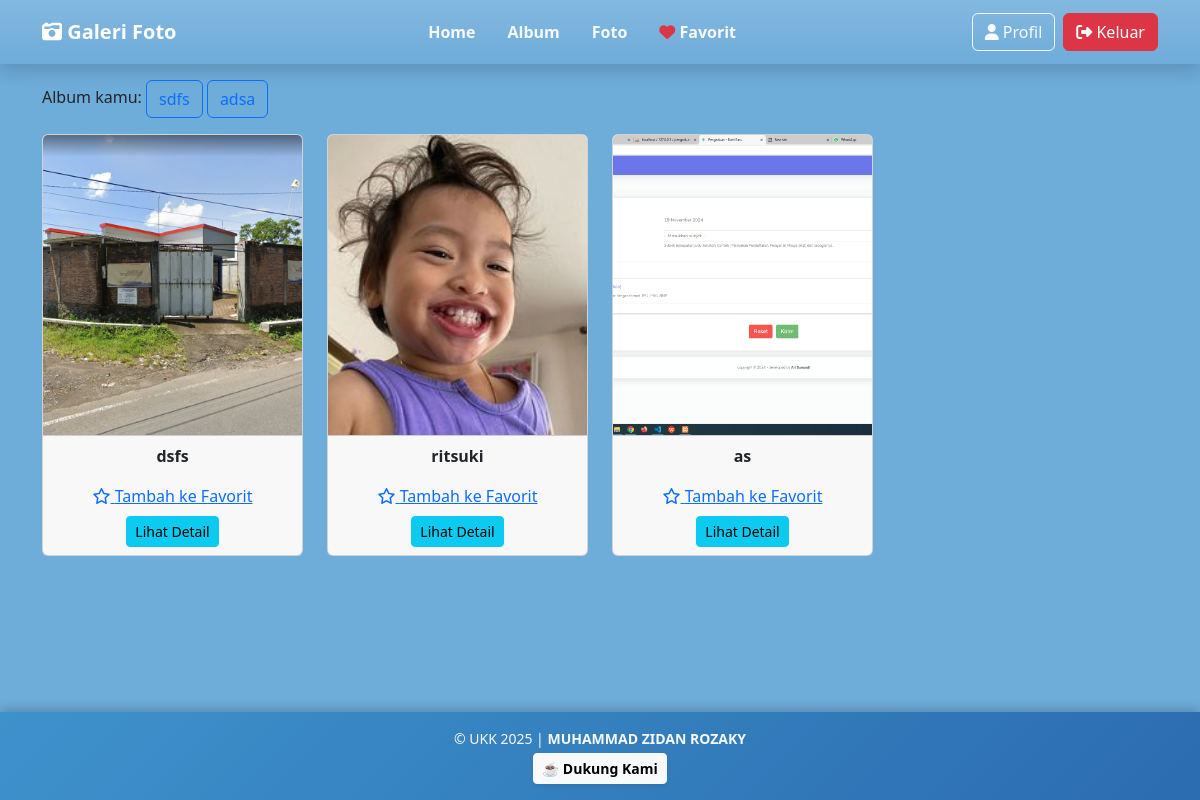
Page /admin/home.php (signed in) on the committed database.
### tables this page shows
CREATE TABLE `album` (
  `albumid` int(11) NOT NULL,
  `namaalbum` varchar(100) NOT NULL,
  `deskripsi` text NOT NULL,
  `tanggaldibuat` date NOT NULL,
  `userid` int(11) NOT NULL
);

CREATE TABLE `foto` (
  `fotoid` int(11) NOT NULL,
  `judulfoto` varchar(100) NOT NULL,
  `deskripsifoto` text NOT NULL,
  `tanggalunggah` date NOT NULL,
  `lokasifile` varchar(255) NOT NULL,
  `albumid` int(11) NOT NULL,
  `userid` int(11) NOT NULL
);

### admin/home.php (the view, shortened to what this page needs)
    <?php
    $userid = $_SESSION['userid'];
    include '../config/koneksi.php';
    $albumid = isset($_GET['albumid']) ? $_GET['albumid'] : '';
    $album_query = mysqli_query($koneksi, "SELECT * FROM album WHERE userid='$userid'");
    ?>
    <!DOCTYPE html>
    <html lang="en">
    <head>
        <link rel="stylesheet" type="text/css" href="../assets/css/bootstrap.min.css">
        <link rel="stylesheet" href="https://cdnjs.cloudflare.com/ajax/libs/font-awesome/6.6.0/css/all.min.css" />
    </head>
    <body>
    <nav class="navbar navbar-expand-lg navbar-dark bg-gradient shadow">
    <div class="container">
        <a class="navbar-brand fw-bold" href="index.php">
            <i class="fas fa-camera-retro"></i> Galeri Foto
        </a>
        <div class="collapse navbar-collapse" id="navbarNav">
            <ul class="navbar-nav mx-auto">
                <li class="nav-item">
                    <a class="nav-link text-light fw-semibold px-3" href="home.php">Home</a>
                </li>
                <li class="nav-item">
                    <a class="nav-link text-light fw-semibold px-3" href="album.php">Album</a>
                </li>
                <li class="nav-item">
                    <a class="nav-link text-light fw-semibold px-3" href="foto.php">Foto</a>
                </li>
                <li class="nav-item">
                    <a class="nav-link text-light fw-semibold px-3 active" href="favorit.php">
                        <i class="fas fa-heart text-danger"></i> Favorit
                    </a>
                </li>
            </ul>
            <div class="d-flex">
                <a href="profil.php" class="btn btn-outline-light me-2">
                    <i class="fas fa-user"></i> Profil
                </a>
                <a href="../config/aksi_logout.php" class="btn btn-danger" id="logout-btn">
                    <i class="fas fa-sign-out-alt"></i> Keluar
                </a>
            </div>
        </div>
    </div>
</nav>
    <div class="container mt-3">
    <div class="mb-3">
        Album kamu:
        <?php while ($row = mysqli_fetch_array($album_query)) { ?>
            <a href="home.php?albumid=<?php echo $row['albumid'] ?>" class="btn btn-outline-primary"> <?php echo $row['namaalbum'] ?> </a>
        <?php } ?>
    </div>
    <div class="row">
    <?php
    $foto_query = (!empty($albumid))
        ? mysqli_query($koneksi, "SELECT * FROM foto WHERE userid='$userid' AND albumid='$albumid'")
        : mysqli_query($koneksi, "SELECT * FROM foto WHERE userid='$userid'");
    while ($data = mysqli_fetch_array($foto_query)) {
    ?>
        <div class="col-md-3">
            <div class="card">
                <img src="../assets/img/<?php echo $data['lokasifile'] ?>" class="card-img-top" title="<?php echo $data['judulfoto'] ?>" style="width: 100%; height: 300px; object-fit: cover;">
                <div class="card-footer text-center">
                    <p class="fw-bold"><?php echo $data['judulfoto']; ?></p>
                    <?php
                    $fotoid = $data['fotoid'];
                    $ceksuka = mysqli_query($koneksi, "SELECT * FROM likefoto WHERE fotoid='$fotoid' AND userid='$userid'");
                    if (mysqli_num_rows($ceksuka) == 1) { ?>
                        <a href="../config/proses_like.php?fotoid=<?php echo $data['fotoid'] ?>&albumid=<?php echo $albumid ?>"><i class="fa fa-star text-warning"></i> Favorit</a>
                    <?php } else { ?>
                        <a href="../config/proses_like.php?fotoid=<?php echo $data['fotoid'] ?>&albumid=<?php echo $albumid ?>"><i class="fa-regular fa-star"></i> Tambah ke Favorit</a>
                    <?php } ?>
                    <br>
                    <a href="detail_foto_home.php?id=<?php echo $data['fotoid']; ?>" class="btn btn-sm btn-info mt-2">Lihat Detail</a>
                </div>
            </div>
        </div>
    <?php } ?>
</div>
<footer class="footer mt-4 py-3">
    <div class="text-center">
        <p class="mb-1 text-light">&copy; UKK 2025 | <strong>MUHAMMAD ZIDAN ROZAKY</strong></p>
        <a href="https://trakteer.id/akize" target="_blank" class="btn btn-light btn-sm shadow-sm">
            ☕ Dukung Kami
        </a>
    </div>
</footer>
    </body>
    </html>

### admin/home.php (style rules this page uses)
body { margin-bottom: 70px; background-color: #6EACDA; justify-content: center; }
.card-img-top { width: 100%; height: 300px; object-fit: cover; }
.navbar { background: linear-gradient(135deg, #6EACDA, #3E92CC); padding: 12px 0; }
.nav-link { transition: 0.3s; }
.btn { transition: all 0.3s ease-in-out; }
body { padding-bottom: 80px; }
.footer { background: linear-gradient(135deg, #3E92CC, #2B6CB0); color: white; font-size: 14px; text-align: center; position: fixed; bottom: 0; left: 0; right: 0; width: 100%; z-index: 1000; box-shadow: 0 -3px 10px rgba(0, 0, 0, 0.2); display: flex; justify-content: center; align-items: center; padding: 10px 0; }
.footer a { text-decoration: none; font-weight: bold; transition: all 0.3s ease; }

### rows in the picture
album: namaalbum "sdfs"
album: namaalbum "adsa"
foto: lokasifile (picture), judulfoto "dsfs"
foto: lokasifile+judulfoto (picture), judulfoto "ritsuki"
foto: lokasifile (picture), judulfoto "as"
